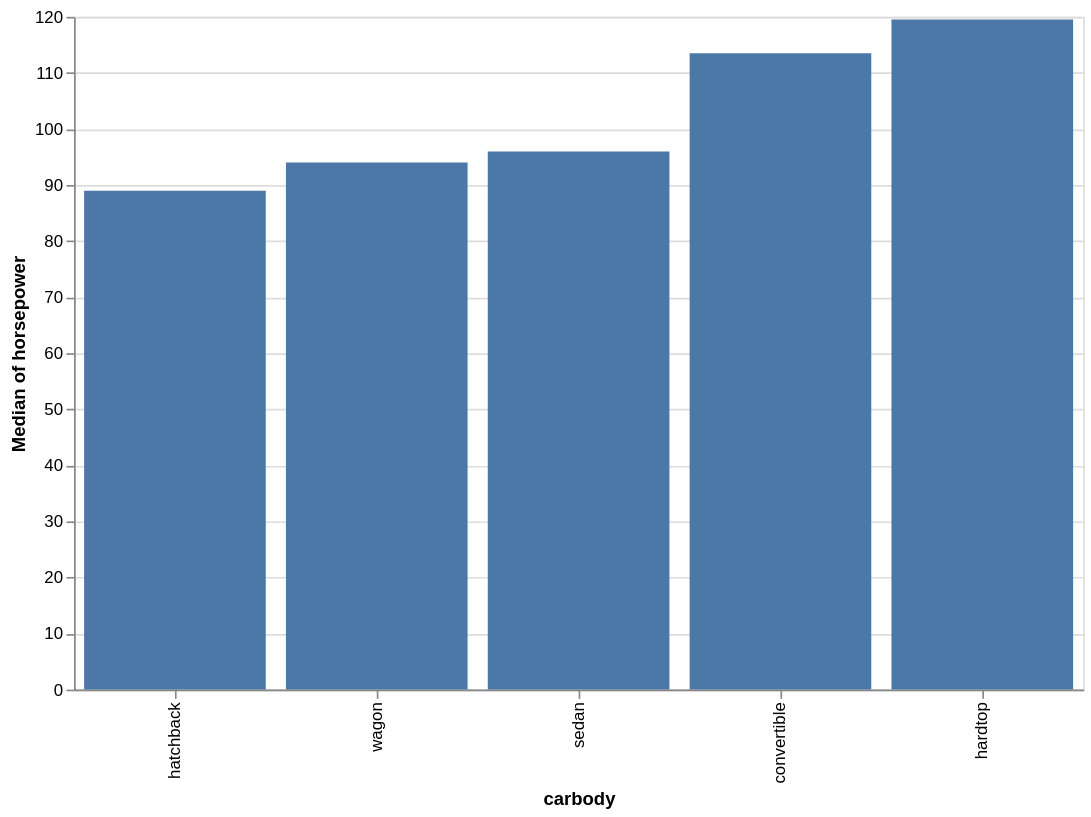

Here is the notebook cell this chart was saved with:
### Code cell
bar_chart = alt.Chart(cars_data, height=400, width=600).mark_bar().encode(
    x=alt.X('carbody', sort='y'),
    y='median(horsepower):Q'
)

bar_chart

### Figure 1 — Vega-Lite specification as saved in the notebook (floating-point values rounded to 4 significant figures; data arrays with more than 128 entries replaced by an {"elided": "..."} marker saying what was removed)
{"config": {"view": {"continuousWidth": 300, "continuousHeight": 300}}, "data": {"name": "data-1bed9fbf2600d9190696f48c3511329a"}, "mark": {"type": "bar"}, "encoding": {"x": {"field": "carbody", "sort": "y", "type": "nominal"}, "y": {"aggregate": "median", "field": "horsepower", "type": "quantitative"}}, "height": 400, "width": 600, "$schema": "https://vega.github.io/schema/vega-lite/v6.1.0.json", "datasets": {"data-1bed9fbf2600d9190696f48c3511329a": {"elided": "205 records"}}}
